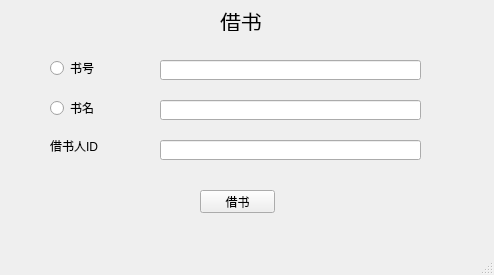
<?xml version="1.0" encoding="UTF-8"?>
<ui version="4.0">
 <class>BorrowBookWindow</class>
 <widget class="QMainWindow" name="BorrowBookWindow">
  <property name="geometry">
   <rect>
    <x>0</x>
    <y>0</y>
    <width>494</width>
    <height>275</height>
   </rect>
  </property>
  <property name="windowTitle">
   <string>MainWindow</string>
  </property>
  <widget class="QWidget" name="centralwidget">
   <widget class="QLabel" name="label">
    <property name="geometry">
     <rect>
      <x>220</x>
      <y>10</y>
      <width>71</width>
      <height>21</height>
     </rect>
    </property>
    <property name="font">
     <font>
      <family>3ds</family>
      <pointsize>16</pointsize>
     </font>
    </property>
    <property name="text">
     <string>借书</string>
    </property>
   </widget>
   <widget class="QLineEdit" name="et_bookid">
    <property name="geometry">
     <rect>
      <x>160</x>
      <y>60</y>
      <width>261</width>
      <height>20</height>
     </rect>
    </property>
   </widget>
   <widget class="QLineEdit" name="et_bookname">
    <property name="geometry">
     <rect>
      <x>160</x>
      <y>100</y>
      <width>261</width>
      <height>20</height>
     </rect>
    </property>
   </widget>
   <widget class="QLineEdit" name="et_userid">
    <property name="geometry">
     <rect>
      <x>160</x>
      <y>140</y>
      <width>261</width>
      <height>20</height>
     </rect>
    </property>
   </widget>
   <widget class="QRadioButton" name="rdb_bookid">
    <property name="geometry">
     <rect>
      <x>50</x>
      <y>60</y>
      <width>89</width>
      <height>16</height>
     </rect>
    </property>
    <property name="text">
     <string>书号</string>
    </property>
   </widget>
   <widget class="QRadioButton" name="rdb_bookname">
    <property name="geometry">
     <rect>
      <x>50</x>
      <y>100</y>
      <width>89</width>
      <height>16</height>
     </rect>
    </property>
    <property name="text">
     <string>书名</string>
    </property>
   </widget>
   <widget class="QLabel" name="label_2">
    <property name="geometry">
     <rect>
      <x>50</x>
      <y>140</y>
      <width>54</width>
      <height>12</height>
     </rect>
    </property>
    <property name="text">
     <string>借书人ID</string>
    </property>
   </widget>
   <widget class="QPushButton" name="btn_borrow">
    <property name="geometry">
     <rect>
      <x>200</x>
      <y>190</y>
      <width>75</width>
      <height>23</height>
     </rect>
    </property>
    <property name="text">
     <string>借书</string>
    </property>
   </widget>
  </widget>
  <widget class="QMenuBar" name="menubar">
   <property name="geometry">
    <rect>
     <x>0</x>
     <y>0</y>
     <width>494</width>
     <height>23</height>
    </rect>
   </property>
  </widget>
  <widget class="QStatusBar" name="statusbar"/>
 </widget>
 <resources/>
 <connections/>
</ui>
